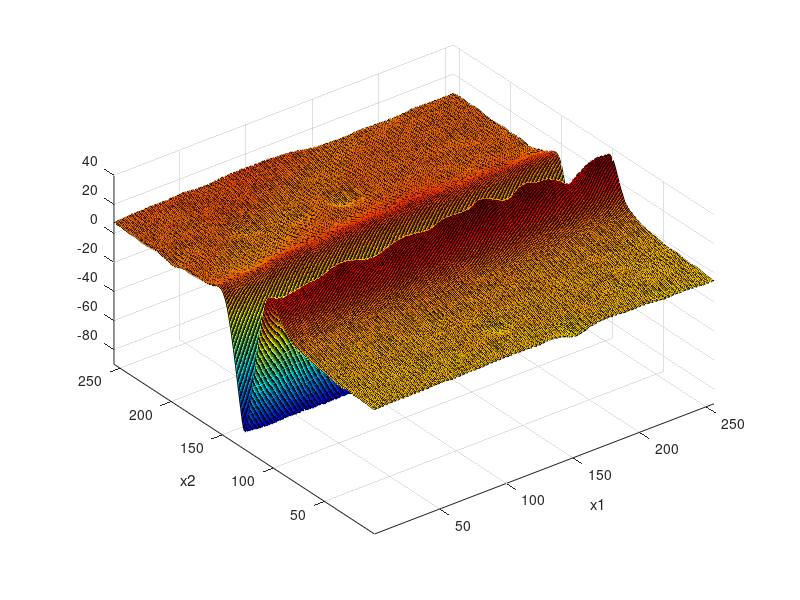
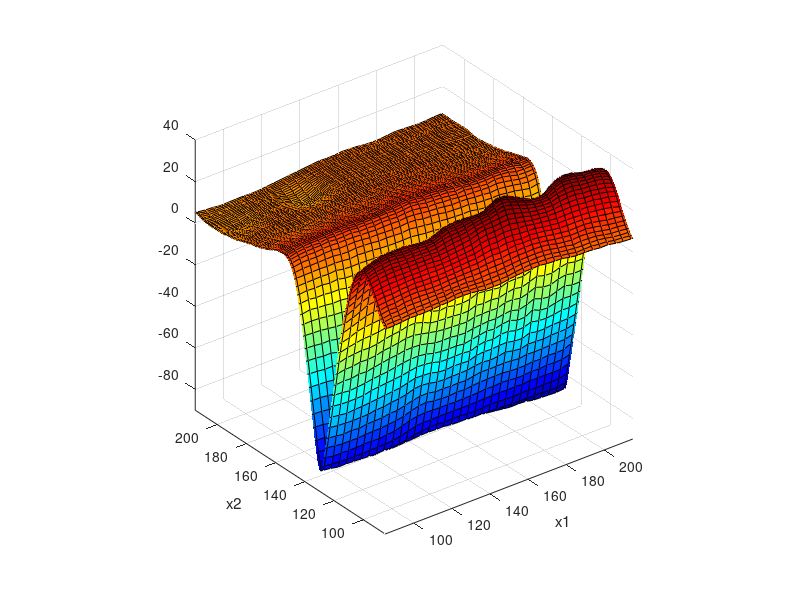

Write the MATLAB code that produced these figures, in order. (Note: this script raises an error after producing the figures.)
% delaunayTriangulation interpolation
% zhouweiyan 20180925
clear
% close all
% clc
load groove1.txt
groove=reshape(groove1,256,256);
figure
surf(groove);colormap(jet)
% view([0 -90])
axis equal
xlim([1,256]);ylim([1,256]);zlim([-90,40]);
xlabel('x1');ylabel('x2');

%% data preparation
% train set
x1_train=2:4:256; x2_train=1:256;
[X1_train,X2_train]=meshgrid(x1_train,x2_train);
X_train=[X1_train(:),X2_train(:)];
y_train=groove(x2_train,x1_train);
y_train=y_train(:);
figure
surf(X1_train,X2_train,reshape(y_train,length(x2_train),length(x1_train)));colormap(jet)
axis equal
xlabel('x1');ylabel('x2');zlim([-90,40]);

P=X_train;
DT=delaunayTriangulation(P);
% triplot(DT)
V=y_train;

% test set
x1_test=min(x1_train):max(x1_train);x2_test=min(x2_train):max(x2_train);
[X1_test,X2_test]=meshgrid(x1_test,x2_test);
X_test=[X1_test(:),X2_test(:)];
y_test_ideal=groove(x2_test,x1_test);

Pq=X_test;
%% linear interplotation
[ti,bc]=pointLocation(DT,Pq);
triVals=V(DT(ti,:));
Vq=dot(bc',triVals')';
m=Vq;
figure
surf(X1_test,X2_test,reshape(m,length(x2_test),length(x1_test)))
colormap(jet)
axis equal
xlim([min(x1_train),max(x1_train)]);ylim([min(x2_train),max(x2_train)]);zlim([-90,40]);
xlabel('x1');ylabel('x2');
view(3)

%% Error analysis
range=max(groove(:))-min(groove(:));
% NRMSD=sqrt(sum(m-y_test_ideal(:)).^2)/range
% max(m-y_test_ideal(:))

m_a=reshape(m,length(x2_test),length(x1_test));
% m_a=m_a(1:256,4:252);y_test_ideal_a=y_test_ideal(1:256,4:252);    % cut
% the boundary of x1

figure
surf(y_test_ideal-m_a);   % surf(y_test_ideal_a-m_a,'FaceAlpha',0.1); 
zlim([-90,40]);
NRMSD=sqrt(sum((m_a(:)-y_test_ideal(:)).^2))/range
max(abs(m_a(:)-y_test_ideal(:)))
